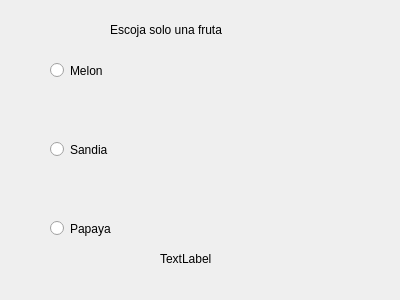
<?xml version="1.0" encoding="UTF-8"?>
<ui version="4.0">
 <class>Dialog</class>
 <widget class="QDialog" name="Dialog">
  <property name="geometry">
   <rect>
    <x>0</x>
    <y>0</y>
    <width>400</width>
    <height>300</height>
   </rect>
  </property>
  <property name="windowTitle">
   <string>Dialog</string>
  </property>
  <widget class="QRadioButton" name="radioButtonMelon">
   <property name="geometry">
    <rect>
     <x>50</x>
     <y>59</y>
     <width>112</width>
     <height>23</height>
    </rect>
   </property>
   <property name="text">
    <string>Melon</string>
   </property>
  </widget>
  <widget class="QRadioButton" name="radioButtonPapaya">
   <property name="geometry">
    <rect>
     <x>50</x>
     <y>217</y>
     <width>112</width>
     <height>23</height>
    </rect>
   </property>
   <property name="text">
    <string>Papaya</string>
   </property>
  </widget>
  <widget class="QRadioButton" name="radioButtonSandia">
   <property name="geometry">
    <rect>
     <x>50</x>
     <y>138</y>
     <width>112</width>
     <height>23</height>
    </rect>
   </property>
   <property name="text">
    <string>Sandia</string>
   </property>
  </widget>
  <widget class="QLabel" name="label">
   <property name="geometry">
    <rect>
     <x>110</x>
     <y>20</y>
     <width>171</width>
     <height>20</height>
    </rect>
   </property>
   <property name="text">
    <string>Escoja solo una fruta</string>
   </property>
   <property name="textFormat">
    <enum>Qt::AutoText</enum>
   </property>
   <property name="scaledContents">
    <bool>false</bool>
   </property>
   <property name="alignment">
    <set>Qt::AlignJustify|Qt::AlignVCenter</set>
   </property>
  </widget>
  <widget class="QLabel" name="labelOutput">
   <property name="geometry">
    <rect>
     <x>160</x>
     <y>250</y>
     <width>171</width>
     <height>17</height>
    </rect>
   </property>
   <property name="text">
    <string>TextLabel</string>
   </property>
  </widget>
 </widget>
 <resources/>
 <connections/>
</ui>
